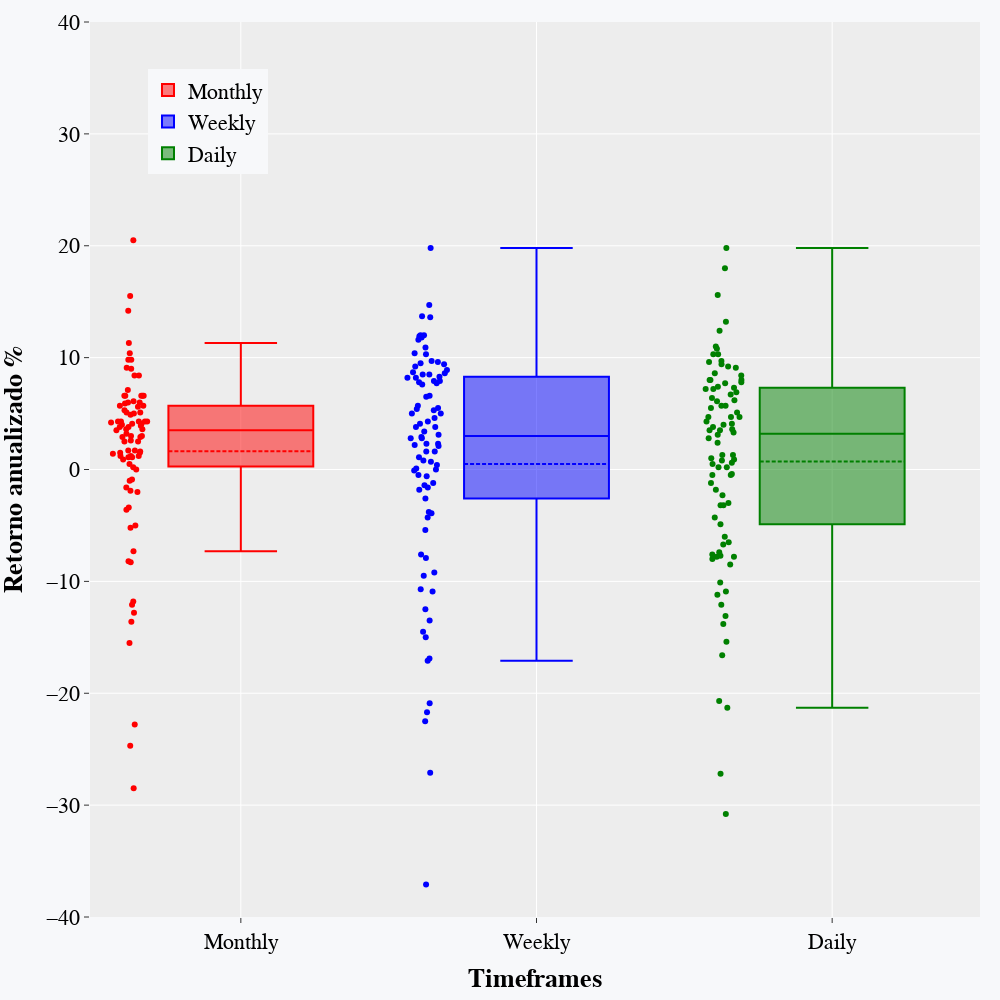

This figure's notebook cell:
### Code cell
fig_box = go.Figure()

fig_box.add_trace(go.Box(
            y=result_final.monthly[~result_final.monthly.isna()],
            name="Monthly",
            marker_color="red",
            boxpoints="all", boxmean=True))

fig_box.add_trace(go.Box(
            y=result_final.weekly[~result_final.weekly.isna()],
            name="Weekly",
            marker_color="blue",
            boxpoints="all", boxmean=True))

fig_box.add_trace(go.Box(
            y=result_final.daily[~result_final.daily.isna()],
            name="Daily",
            marker_color="green",
            boxpoints="all", boxmean=True))

fig_box.update_layout(title='', xaxis_title="<b>Timeframes",
                yaxis_title="<b>Retorno anualizado %", legend_title="",
                font=dict(family="Arial, Arial, Arial",size=22,color="black"),
                margin=dict(l=50, r=20, t=20, b=20), template = 'ggplot2', paper_bgcolor="#f7f8fa",
                legend=dict(orientation="v",yanchor="bottom",y=0.83,xanchor="right",x=0.20),
                yaxis=dict(range=[-40, 40]),
                width=1000,height=1000)

fig_box.show()

### Figure 1 — Plotly figure (JSON) as saved in the notebook; plotly's stock layout.template omitted (floating-point values rounded to 4 significant figures)
{"data": [{"boxmean": true, "boxpoints": "all", "marker": {"color": "red"}, "name": "Monthly", "type": "box", "y": [0.2, 4, 5.1, 6.6, 1.5, 4.3, 5.1, 11.3, 1.7, 3.6, 5.9, 7.1, 15.5, 10.4, 20.5, -2, -1.6, 2.6, 3.6, -8.2, 6, 9.8, 9, 2.9, 5.7, -5, 1.6, 14.2, -12.8, 6.6, -1.9, -3.4, 4.1, 4.3, 6.1, 5, 1.1, -15.5, 0, 3, 3.8, -0.9, 9.8, 4.1, 1.1, -24.7, 3.5, 4.3, 2.5, 5.7, 3.9, -1, -13.6, -5.2, 1.4, 1.5, 8.4, 1.2, 5.6, 1.7, 3, -28.5, -22.8, -8.3, 6, -7.3, 2.5, -11.8, 9.1, 0.9, 1.2, 6.6, 6.6, 6.6, -12.1, 2.9, 4.9, 5.3, 4.3, 0.5, 4.3, 1.2, 3.2, 8.4, 3.8, 4.2, -3.6]}, {"boxmean": true, "boxpoints": "all", "marker": {"color": "blue"}, "name": "Weekly", "type": "box", "y": [2.8, 0.8, 2.2, -3.9, 1.6, 6.5, -21.7, -13.5, 3.8, 13.7, 7.7, 9.4, 10.4, -7.9, 14.7, -10.9, -2.6, -1.8, -1.6, -56.3, -0.6, -0.5, 11.8, -12.5, 3.1, 9.6, 8.5, 0.7, 8.2, 10.9, -16.9, 8.2, -1.2, -5.4, 11.6, 8.3, 5.7, 5, 8.9, -27.1, 12, 0.4, -3.8, 5.5, 9.7, 2.1, -4.3, -14.5, 3.4, 12, 9.5, 10.3, 0, -1.4, 4.1, -37.1, -10.7, -9.5, 2.3, 3.8, 11.9, 1.1, 7.6, 7.9, -22.5, -0.1, -17.1, 4.3, -9.2, -15, -20.9, 5.4, 19.8, 5, 8.7, 0.1, 9.2, 1.6, 7.8, 7.9, 2.9, 6.6, 8.6, 2.3, 5.3, 13.6, -7.6, 2.8, 4.6, 8.5]}, {"boxmean": true, "boxpoints": "all", "marker": {"color": "green"}, "name": "Daily", "type": "box", "y": [2.4, 0.2, 3.5, 4.1, 1, 9.4, -16.6, -3.2, 8, 7.2, 5.1, 6.7, 3.8, -13.1, -8, -12.1, -6.7, 0.6, -4.9, -27.2, 15.6, -2.3, 9.7, -0.5, -7.8, 9.2, 10.8, -1.2, 8, -6.5, -15.4, 7.4, -3.2, -7.7, 12.4, 3.5, 2.8, 0.2, 11, -20.7, 7.8, 10.3, -6, -0.4, 9.6, -0.5, -7.6, -13.8, 4.7, 7.7, 8, 10.3, 8.6, 8.4, 19.8, -10.1, -11.2, 1.3, -7.8, 13.2, 5.7, 3.3, 1.3, -1.8, -3, -21.3, -4.3, 6.4, 4.3, 7.2, -30.8, 5.7, 0.8, 0.9, 5.5, 3.1, 3.6, -7.4, 18, 0.5, 6.2, 6.1, 4.7, -10.9, 4.7, 4, -8.5, 9.1, 6.9, 7.3]}], "layout": {"font": {"color": "black", "family": "Arial, Arial, Arial", "size": 22}, "height": 1000, "legend": {"orientation": "v", "title": {"text": ""}, "x": 0.2, "xanchor": "right", "y": 0.83, "yanchor": "bottom"}, "margin": {"b": 20, "l": 50, "r": 20, "t": 20}, "paper_bgcolor": "#f7f8fa", "title": {"text": ""}, "width": 1000, "xaxis": {"title": {"text": "<b>Timeframes"}}, "yaxis": {"range": [-40, 40], "title": {"text": "<b>Retorno anualizado %"}}}}
